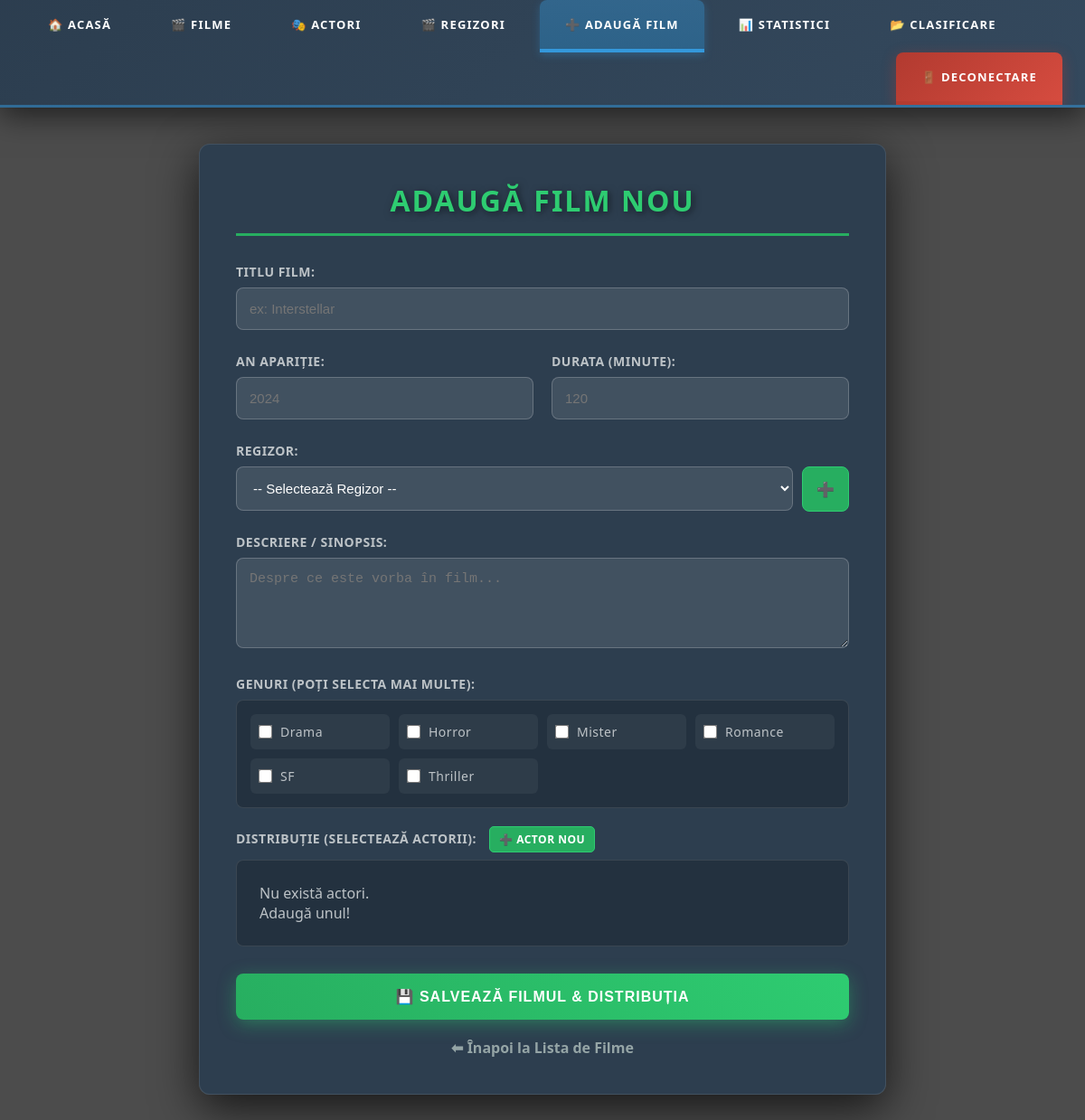
The app's page /adaugare.php (signed in) with its own data.
### tables this page shows
CREATE TABLE gen
(
    id_gen int auto_increment primary key,
    nume_gen varchar(50) not null,
    detalii_gen varchar(255)
);

### adaugare.php (the view, shortened to what this page needs)
<?php
require_once 'config.php';
?>
<?php include 'header.php'; ?>
<!DOCTYPE html>
<html lang="ro">
<head>
</head>
<body>
<div class="container">
    <div class="form-card">
        <h1>Adaugă Film Nou</h1>
        <form method="POST" action="">
            <label>Titlu Film:</label>
            <input type="text" name="nume_film" required placeholder="ex: Interstellar">
            <div class="input-row">
                <div>
                    <label>An Apariție:</label>
                    <input type="number" name="an_aparitie" placeholder="2024" min="1900" max="2100">
                </div>
                <div>
                    <label>Durata (minute):</label>
                    <input type="number" name="durata" placeholder="120">
                </div>
            </div>
            <label>Regizor:</label>
            <div style="display: flex; gap: 10px; align-items: flex-start;">
                <select name="id_regizor" required style="flex-grow: 1;">
                    <option value="">-- Selectează Regizor --</option>
                </select>
                <a href="adauga_regizor.php" class="btn-plus" title="Adaugă Regizor Nou">➕</a>
            </div>
            <label>Descriere / Sinopsis:</label>
            <textarea name="descriere" placeholder="Despre ce este vorba în film..."></textarea>
            <label>Genuri (poți selecta mai multe):</label>
            <div class="checkbox-group">
                <?php
                $res_genuri = $mysqli->query("SELECT * FROM gen ORDER BY nume_gen ASC");
                while($g = $res_genuri->fetch_assoc()){
                    echo "<label>
                            <input type='checkbox' name='genuri[]' value='".$g['id_gen']."'>
                            " . htmlspecialchars($g['nume_gen']) . "
                          </label>";
                }
                ?>
            </div>
            <label>
                Distribuție (selectează actorii):
                <a href="adauga_actor.php" class="btn-plus-small" title="Crează un actor nou">➕ Actor Nou</a>
            </label>
            <div class="checkbox-group">
                <?php
                $res_actori = $mysqli->query("SELECT id_actor, nume_actor FROM actor ORDER BY nume_actor ASC");
                if ($res_actori->num_rows > 0) {
                    while($actor = $res_actori->fetch_assoc()){
                        echo "<label>
                                <input type='checkbox' name='actori[]' value='".$actor['id_actor']."'>
                                " . htmlspecialchars($actor['nume_actor']) . "
                              </label>";
                    }
                } else {
                    echo "<p style='padding:10px; color:#bdc3c7;'>Nu există actori. Adaugă unul!</p>";
                }
                ?>
            </div>
            <button type="submit" name="salveaza_film" class="btn-submit">💾 Salvează Filmul & Distribuția</button>
        </form>
        <a href="filme.php" class="btn-back">⬅ Înapoi la Lista de Filme</a>
    </div>
</div>
</body>
</html>

### style.css (style rules this page uses)
* { margin: 0; padding: 0; box-sizing: border-box; }
body { font-family: 'Segoe UI', Tahoma, Geneva, Verdana, sans-serif; background: url('https://images.unsplash.com/photo-1489599849927-2ee91cede3ba?q=80&w=2070&auto=format&fit=crop') no-repeat center center fixed; background-size: cover; margin: 0; padding: 0; min-height: 100vh; position: relative; color: white; }
body::before { content: ""; position: fixed; top: 0; left: 0; width: 100%; height: 100%; background: rgba(0, 0, 0, 0.7); z-index: -1; }
.container { padding: 50px 20px; max-width: 1400px; margin: 0 auto; }
.form-card { background: rgba(44, 62, 80, 0.95); backdrop-filter: blur(15px); border-radius: 12px; padding: 40px; box-shadow: 0 15px 40px rgba(0,0,0,0.6); border: 1px solid rgba(255, 255, 255, 0.1); animation: fadeInUp 0.8s ease-out; }
.form-card h1, .form-card h2 { color: #fff; font-size: 28px; margin-bottom: 20px; padding-bottom: 15px; border-bottom: 3px solid #f39c12; text-shadow: 2px 2px 8px rgba(0,0,0,0.5); text-align: center; }
label { display: block; margin-bottom: 8px; margin-top: 15px; color: #ecf0f1; font-weight: 600; font-size: 14px; text-transform: uppercase; letter-spacing: 0.5px; }
input[type="text"], input[type="number"], select, textarea { width: 100%; padding: 14px; background: rgba(255, 255, 255, 0.1); border: 1px solid rgba(255, 255, 255, 0.2); color: white; border-radius: 8px; margin-bottom: 5px; box-sizing: border-box; font-size: 15px; transition: all 0.3s ease; }
select option { background: #2c3e50; color: white; }
.btn-submit { width: 100%; padding: 16px; background: linear-gradient(45deg, #f39c12, #f1c40f); color: white; border: none; border-radius: 8px; font-weight: 700; font-size: 15px; text-transform: uppercase; letter-spacing: 1px; cursor: pointer; margin-top: 25px; transition: all 0.3s ease; box-shadow: 0 5px 20px rgba(243, 156, 18, 0.4); }
.btn-back { display: block; text-align: center; margin-top: 25px; color: #95a5a6; text-decoration: none; font-weight: 600; }

### records on screen
gen: nume_gen "Drama"
gen: nume_gen "Horror"
gen: nume_gen "Mister"
gen: nume_gen "Romance"
gen: nume_gen "SF"
gen: nume_gen "Thriller"
